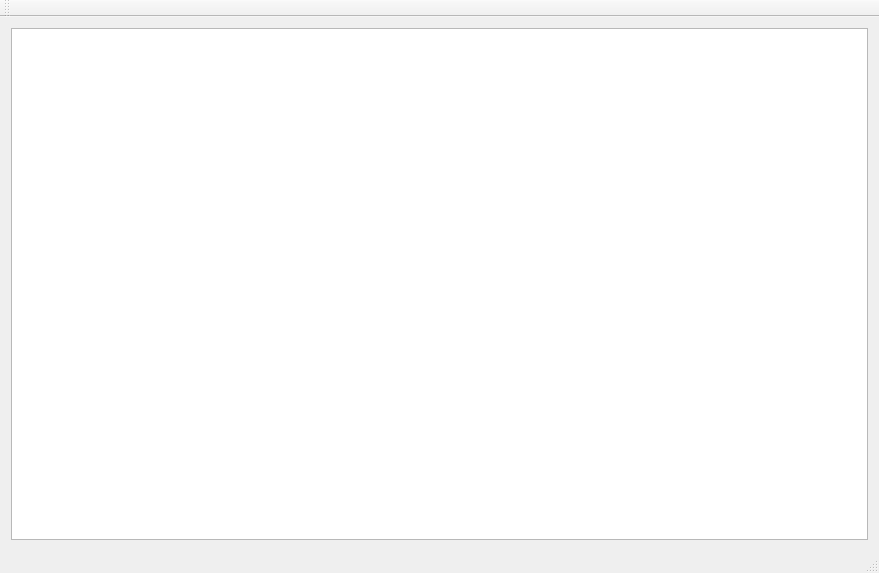
<?xml version="1.0" encoding="UTF-8"?>
<ui version="4.0">
 <class>MainWindow</class>
 <widget class="QMainWindow" name="MainWindow">
  <property name="geometry">
   <rect>
    <x>0</x>
    <y>0</y>
    <width>879</width>
    <height>573</height>
   </rect>
  </property>
  <property name="windowTitle">
   <string>MainWindow</string>
  </property>
  <widget class="QWidget" name="centralWidget">
   <layout class="QHBoxLayout" name="horizontalLayout">
    <item>
     <widget class="QListView" name="listView">
      <property name="sizePolicy">
       <sizepolicy hsizetype="Preferred" vsizetype="Preferred">
        <horstretch>0</horstretch>
        <verstretch>0</verstretch>
       </sizepolicy>
      </property>
     </widget>
    </item>
    <item>
     <layout class="QVBoxLayout" name="layRight"/>
    </item>
   </layout>
  </widget>
  <widget class="QMenuBar" name="menuBar">
   <property name="geometry">
    <rect>
     <x>0</x>
     <y>0</y>
     <width>879</width>
     <height>23</height>
    </rect>
   </property>
  </widget>
  <widget class="QToolBar" name="mainToolBar">
   <attribute name="toolBarArea">
    <enum>TopToolBarArea</enum>
   </attribute>
   <attribute name="toolBarBreak">
    <bool>false</bool>
   </attribute>
  </widget>
  <widget class="QStatusBar" name="statusBar"/>
 </widget>
 <layoutdefault spacing="6" margin="11"/>
 <resources/>
 <connections/>
</ui>
